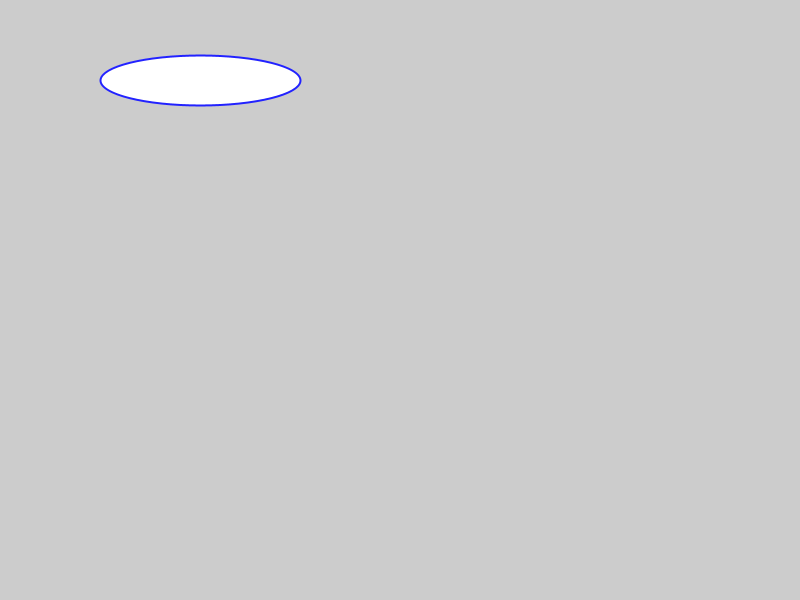
Frame 1 (no input)
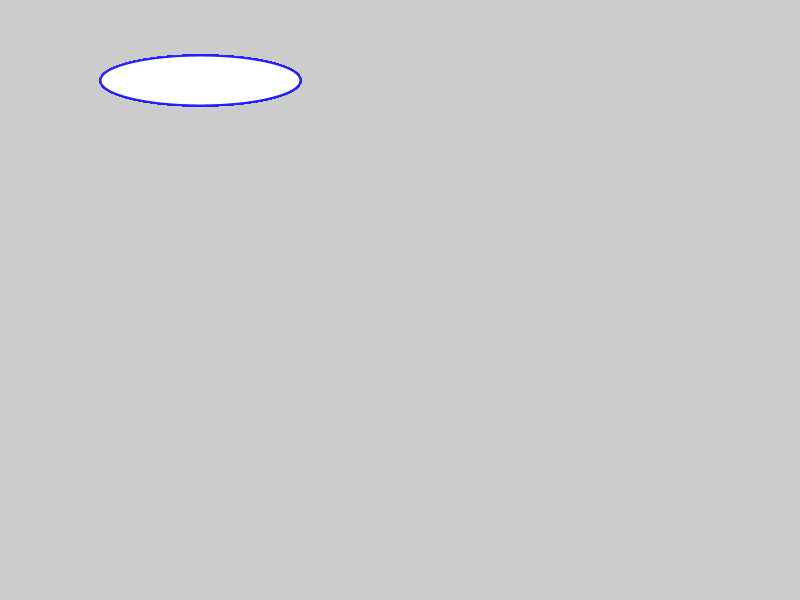
Frame 60 (the mouse pressed at the canvas centre just before this capture)
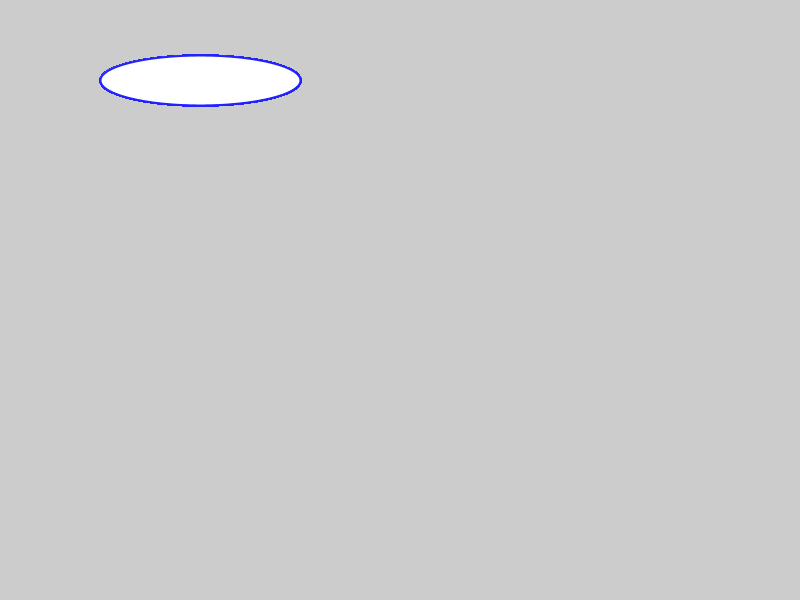
Frame 120 (the mouse held since frame 60 and released just before this capture)

The Processing sketch that drew these frames (run headless with seeded random() and noise(); from frame 60 on, the mouse is pressed at the canvas centre):

// Processing sketch: button_clicked
// ── button_clicked.pde
void setup(){
  size(800, 600);
  stroke(#2222ff);
  strokeWeight(2);
}

int x = 200;
int y = 80;
int w = 200;
int h = 50;

void draw(){
  ellipse(x, y, w, h);
  if(mouseX >= x - w/2 &&
     mouseX <= x + w/2 &&
     mouseY >= y - h/2 &&
     mouseY <= y + h/2){
    fill(#ffff22);
  }
  
  else{
    fill(#ffffff);
  }
  
  if(mousePressed && (mouseX >= x - w/2 && mouseX <= x + w/2 && mouseY >= y - h/2 && mouseY <= y + h/2)){
     
     }
}
